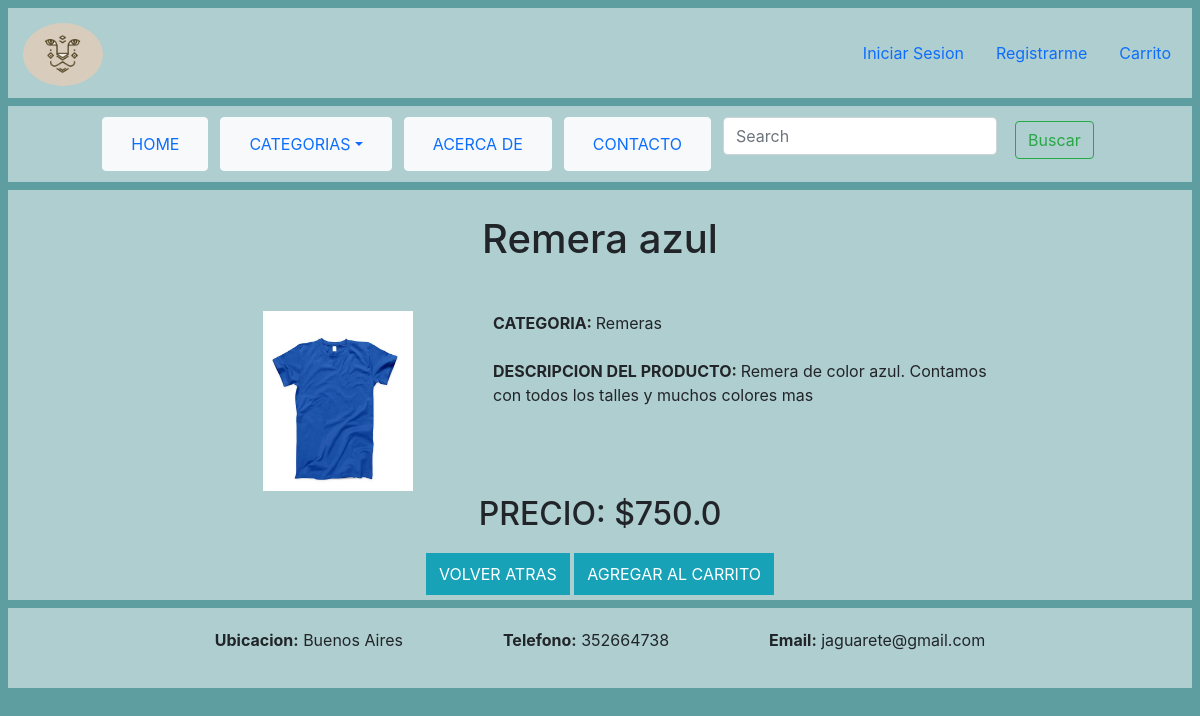
Screenshot of /TIENDAROPA/verProducto/10/ with the database file from the repository.
### TIENDAROPA/models.py (models this page shows)
class Producto(models.Model):
    titulo = models.CharField(max_length=60)
    img= models.BinaryField(null=True)
    mimetype = models.CharField(max_length=150, null=True)
    name = models.CharField(max_length=150, null=True)
    descripcionProducto = models.CharField(max_length=150)
    precio = models.FloatField()
    categoria = models.ForeignKey(Categoria, on_delete=models.CASCADE, null=False)
    fecha = models.DateTimeField(default=datetime.now)

class Categoria(models.Model):
    descripcionCategoria = models.CharField(max_length=150)

### TIENDAROPA/views.py (the view)
# urls.py: path('verProducto/<id>/',views.verProducto,name='verProducto'),
def verProducto(request, id):
    producto = Producto.objects.get(id=id)
    categorias = Categoria.objects.all()
    productoPost = {
        'id': producto.id,
        'titulo': producto.titulo,
        'imagen': base64.b64encode(producto.img).decode("utf-8"),
        'descripcion': producto.descripcionProducto,
        'precio': producto.precio,
        'categoria': producto.categoria
    }
    return render (request, "verProduto.html", {
        'ok': request.user.is_authenticated, 'tipo':request.user.is_staff, 'producto': productoPost, 'categorias':categorias
    })

### TIENDAROPA/templates/verProduto.html (shortened to what this page needs)
{% extends "layout.html" %}
{% block content %}
    {% load static %}
    <link href="//maxcdn.bootstrapcdn.com/bootstrap/4.1.1/css/bootstrap.min.css" rel="stylesheet" id="bootstrap-css">
    <link rel="stylesheet" href="https://use.fontawesome.com/releases/v5.1.0/css/all.css">
    <div style="margin: 20px 200px 20px 200px;">
        <h1 style="text-align: center;">{{producto.titulo}}</h1>
        <br>
        <div>
            <p>
                <img alt="{{producto.titulo}}" width="200" height="180" style="padding-left: 50px; float: left;">
                <div style="padding-left: 280px;">
                    <span style="text-align: left;"><b>CATEGORIA: </b>
                    {{producto.categoria.descripcionCategoria}}
                    </span>
                    <br>
                    <br>
                    <span style="text-align: left;"><b>DESCRIPCION DEL PRODUCTO: </b>
                    {{producto.descripcion}}
                    </span>
                </div>
            </p>
        </div>
        <br>
        <br>
        <br>
        <h2 style="text-align: center; clear: both;">PRECIO: ${{producto.precio}}</h2>
    </div>
    <div  class="text-center">
        <a class="btn btn-info rounded-0 py-2" href="{% url 'TIENDAROPA:index' %}">VOLVER ATRAS</a>
        {% if not tipo %}
            <a class="btn btn-info rounded-0 py-2" href="{% url 'TIENDAROPA:agregarAlCarrito' id=producto.id %}">AGREGAR AL CARRITO</a>
        {% endif %}
    </div>
{% endblock %}

### rows the page displays
Producto: titulo "Remera azul", descripcion "Remera de color azul. Contamos con todos los talles y muchos colores mas", precio "750.0"
Categoria: categoria.descripcionCategoria "Remeras"
